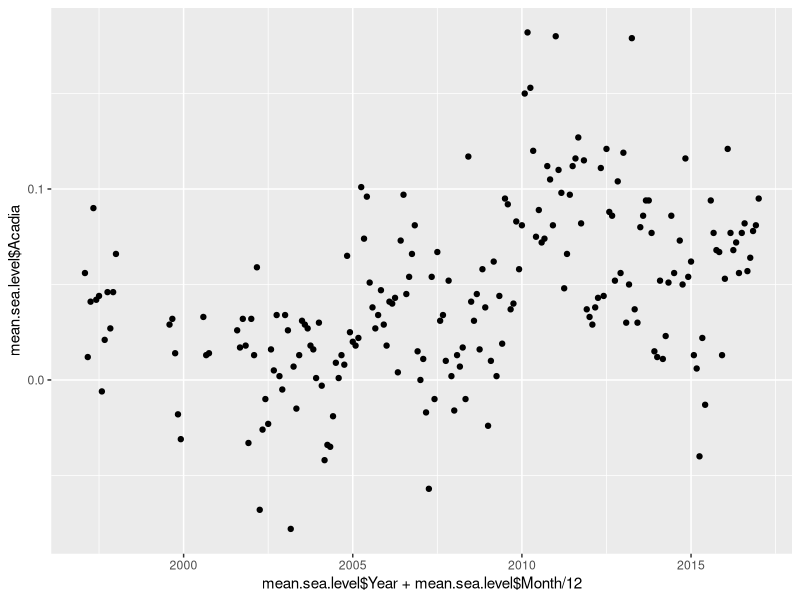
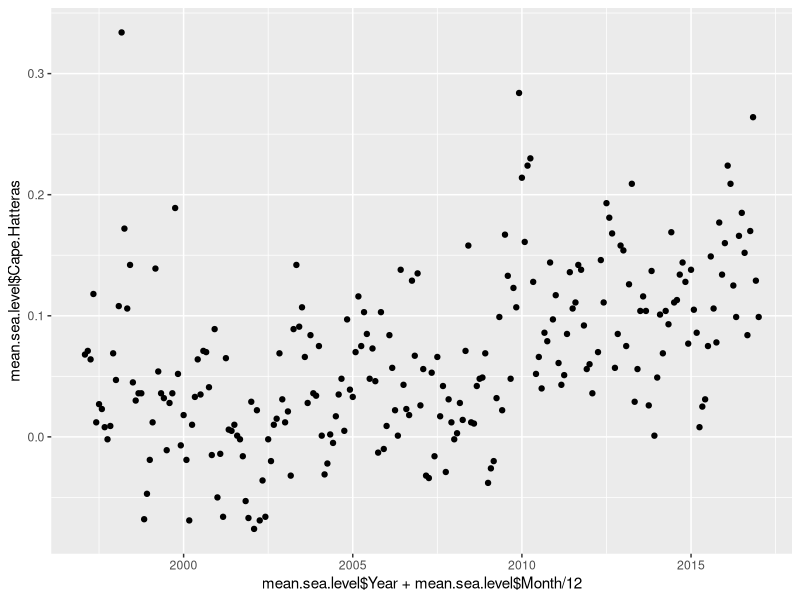
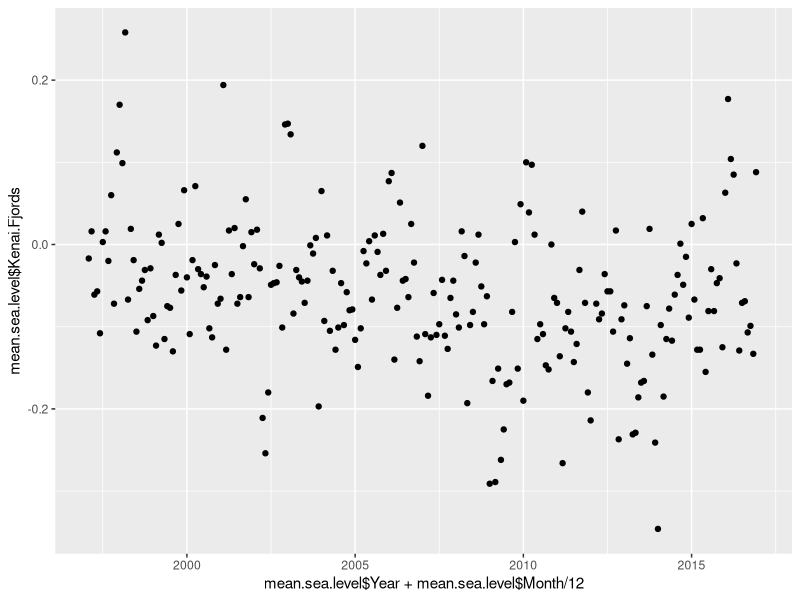
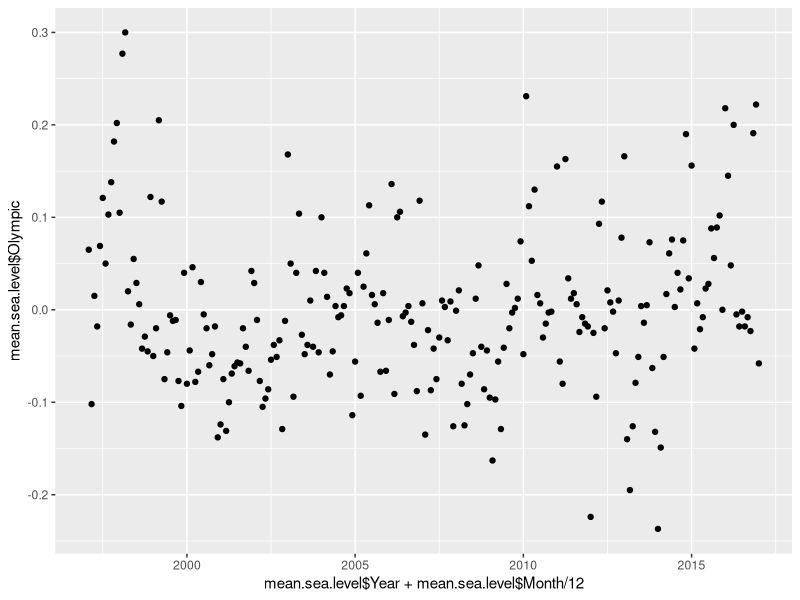
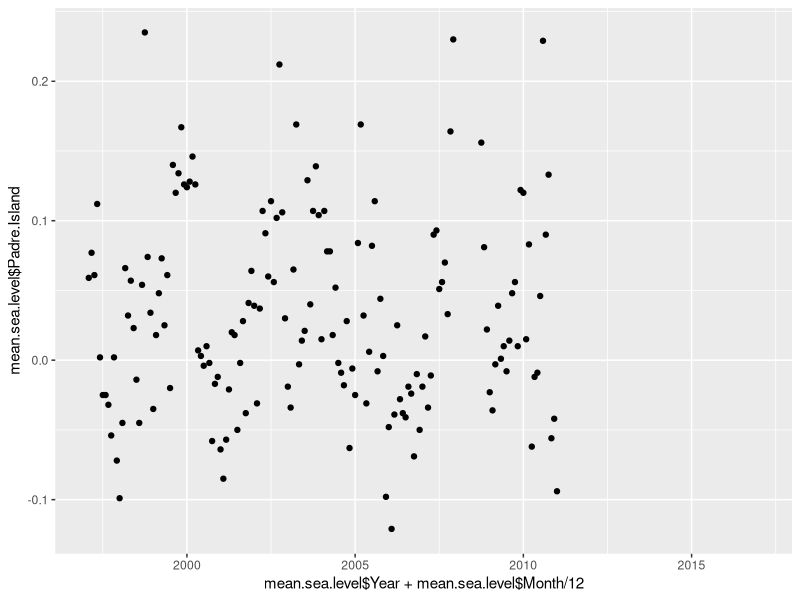
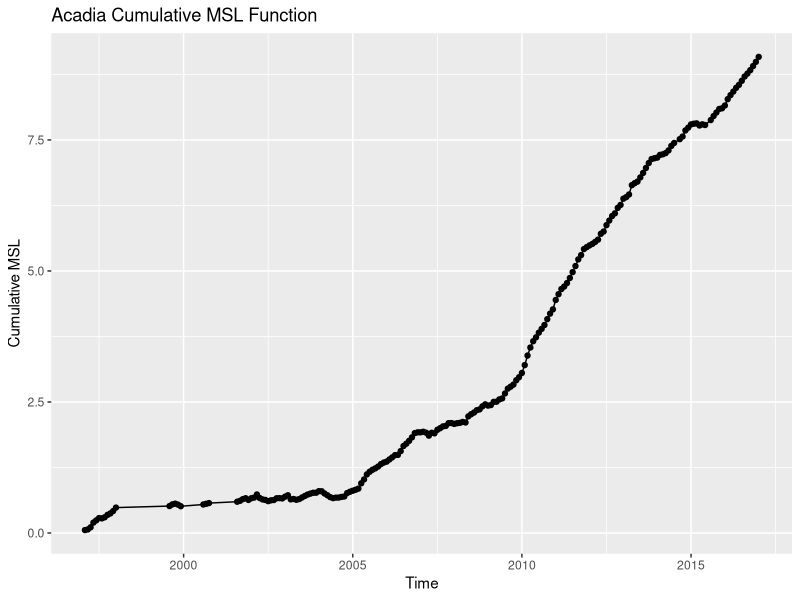
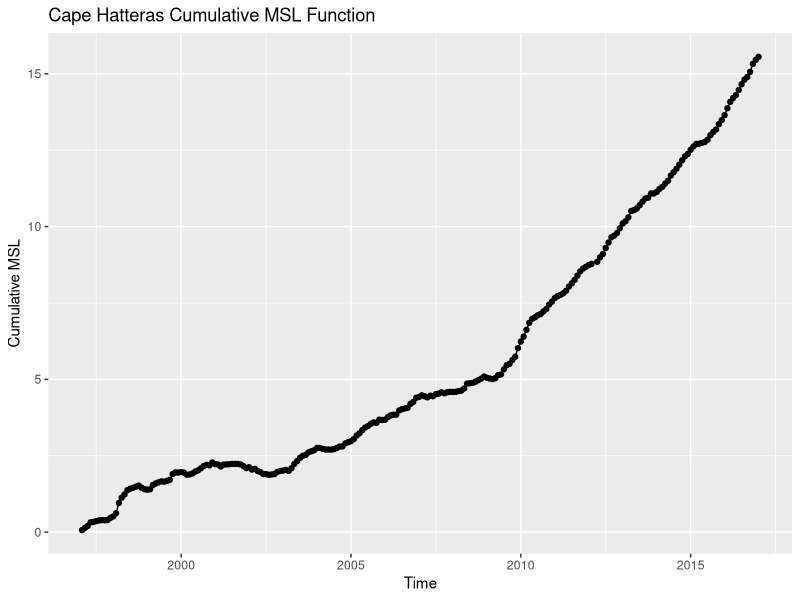
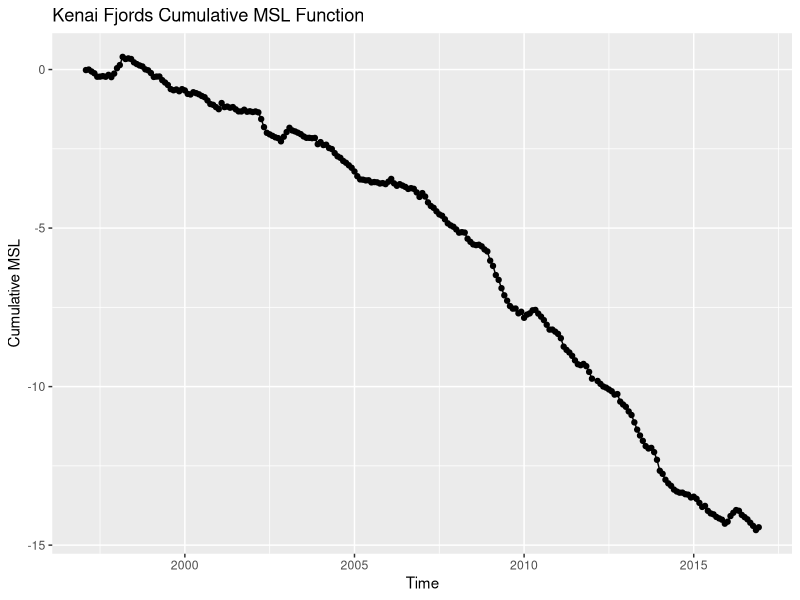

Reproduce these figures in R, in order.
# Mean Sea Level

library(ggplot2)

setwd("~/Desktop/MOODIES")

mean.sea.level <- read.csv("data/MeanSeaLevel.csv")

totalsealevelAcadia = cumsum(y=mean.sea.level$Acadia)

qplot(
  x=mean.sea.level$Year + mean.sea.level$Month / 12,
  y=mean.sea.level$Acadia
)

qplot(
  x=mean.sea.level$Year + mean.sea.level$Month / 12,
  y=mean.sea.level$Cape.Hatteras
)

qplot(
  x=mean.sea.level$Year + mean.sea.level$Month / 12,
  y=mean.sea.level$Kenai.Fjords
)

qplot(
  x=mean.sea.level$Year + mean.sea.level$Month / 12,
  y=mean.sea.level$Olympic
)

qplot(
  x=mean.sea.level$Year + mean.sea.level$Month / 12,
  y=mean.sea.level$Padre.Island
)

nonaacadia = mean.sea.level$Acadia[!is.na(mean.sea.level$Acadia)]
totalsealevelAcadia = cumsum(nonaacadia)

qplot(
  x=mean.sea.level$Year[!is.na(mean.sea.level$Acadia)] + mean.sea.level$Month[!is.na(mean.sea.level$Acadia)] / 12,
  y= totalsealevelAcadia,
  xlab="Time",
  ylab="Cumulative MSL",
  main="Acadia Cumulative MSL Function"
) + geom_line()

acadia <- data.frame(
  totalsealevelAcadia, 
  mean.sea.level$Year[!is.na(mean.sea.level$Acadia)] + mean.sea.level$Month[!is.na(mean.sea.level$Acadia)] / 12 - 1997,
  (mean.sea.level$Year[!is.na(mean.sea.level$Acadia)] + mean.sea.level$Month[!is.na(mean.sea.level$Acadia)] / 12 - 1997)^2,
  (mean.sea.level$Year[!is.na(mean.sea.level$Acadia)] + mean.sea.level$Month[!is.na(mean.sea.level$Acadia)] / 12 - 1997)^3,
  (mean.sea.level$Year[!is.na(mean.sea.level$Acadia)] + mean.sea.level$Month[!is.na(mean.sea.level$Acadia)] / 12 - 1997)^4,
  log(mean.sea.level$Year[!is.na(mean.sea.level$Acadia)] + mean.sea.level$Month[!is.na(mean.sea.level$Acadia)] / 12 - 1997))
names(acadia) <- c("Acadia", "Time", "Time2", "Time3", "Time4", "logTime")
acadia.fit <- glm(Acadia~logTime, data=acadia)
summary(acadia.fit)
                    
nonahatteras = mean.sea.level$Cape.Hatteras[!is.na(mean.sea.level$Cape.Hatteras)]
totalsealevelCape.Hatteras = cumsum(nonahatteras)

qplot(
  x=mean.sea.level$Year[!is.na(mean.sea.level$Cape.Hatteras)] + mean.sea.level$Month[!is.na(mean.sea.level$Cape.Hatteras)] / 12,
  y= totalsealevelCape.Hatteras,
  xlab="Time",
  ylab="Cumulative MSL",
  main="Cape Hatteras Cumulative MSL Function"
) + geom_line()

hatteras <- data.frame(
  totalsealevelCape.Hatteras, 
  mean.sea.level$Year[!is.na(mean.sea.level$Cape.Hatteras)] + mean.sea.level$Month[!is.na(mean.sea.level$Cape.Hatteras)] / 12 - 1997,
  (mean.sea.level$Year[!is.na(mean.sea.level$Cape.Hatteras)] + mean.sea.level$Month[!is.na(mean.sea.level$Cape.Hatteras)] / 12 - 1997)^2,
  (mean.sea.level$Year[!is.na(mean.sea.level$Cape.Hatteras)] + mean.sea.level$Month[!is.na(mean.sea.level$Cape.Hatteras)] / 12 - 1997)^3
)
names(hatteras) <- c("Hatteras", "Time", "Time2", "Time3")
hatteras.fit <- glm(Hatteras~Time+Time2+Time3, data=hatteras)
summary(hatteras.fit)

nonakenai = mean.sea.level$Kenai.Fjords[!is.na(mean.sea.level$Kenai.Fjords)]
totalsealevelKenai.Fjords = cumsum(nonakenai)

qplot(
  x=mean.sea.level$Year[!is.na(mean.sea.level$Kenai.Fjords)] + mean.sea.level$Month[!is.na(mean.sea.level$Kenai.Fjords)] / 12,
  y= totalsealevelKenai.Fjords,
  xlab="Time",
  ylab="Cumulative MSL",
  main="Kenai Fjords Cumulative MSL Function"
) + geom_line()

kenai <- data.frame(
  totalsealevelKenai.Fjords, 
  mean.sea.level$Year[!is.na(mean.sea.level$Kenai.Fjords)] + mean.sea.level$Month[!is.na(mean.sea.level$Kenai.Fjords)] / 12 - 1997, 
  (mean.sea.level$Year[!is.na(mean.sea.level$Kenai.Fjords)] + mean.sea.level$Month[!is.na(mean.sea.level$Kenai.Fjords)] / 12 - 1997)^2,
  (mean.sea.level$Year[!is.na(mean.sea.level$Kenai.Fjords)] + mean.sea.level$Month[!is.na(mean.sea.level$Kenai.Fjords)] / 12 - 1997)^3)
names(kenai) <- c("Kenai", "Time", "Time2", "Time3")
kenai.fit <- lm(Kenai~Time+Time2+Time3, data=kenai)

nonaolympic = mean.sea.level$Olympic[!is.na(mean.sea.level$Olympic)]
totalsealevelOlympic= cumsum(nonaolympic)

qplot(
  x=mean.sea.level$Year[!is.na(mean.sea.level$Olympic)] + mean.sea.level$Month[!is.na(mean.sea.level$Olympic)] / 12,
  y= totalsealevelOlympic,
  xlab="Time",
  ylab="Cumulative MSL",
  main="Olympic Cumulative MSL Function"
) + geom_line()

olympic <- data.frame(totalsealevelOlympic, sin(mean.sea.level$Year[!is.na(mean.sea.level$Olympic)] + mean.sea.level$Month[!is.na(mean.sea.level$Olympic)] / 12 - 1997))
names(olympic) <- c("Olympic", "sinTime")
olympic.fit <- glm(Olympic~sinTime, data=olympic)

nonapadre = mean.sea.level$Padre.Island[!is.na(mean.sea.level$Padre.Island)]
totalsealevelPadre.Island= cumsum(nonapadre)

qplot(
  x=mean.sea.level$Year[!is.na(mean.sea.level$Padre.Island)] + mean.sea.level$Month[!is.na(mean.sea.level$Padre.Island)] / 12,
  y= totalsealevelPadre.Island,
  xlab="Time",
  ylab="Cumulative MSL",
  main="Padre Island Cumulative MSL Function"
) + geom_line()

padre <- data.frame(totalsealevelPadre.Island, mean.sea.level$Year[!is.na(mean.sea.level$Padre.Island)] + mean.sea.level$Month[!is.na(mean.sea.level$Padre.Island)] / 12 - 1997, sin(mean.sea.level$Year[!is.na(mean.sea.level$Padre.Island)] + mean.sea.level$Month[!is.na(mean.sea.level$Padre.Island)] / 12 - 1997))
names(padre) <- c("Padre", "Time", "sinTime")
padre.fit <- glm(Padre~Time+sinTime, data=padre)
